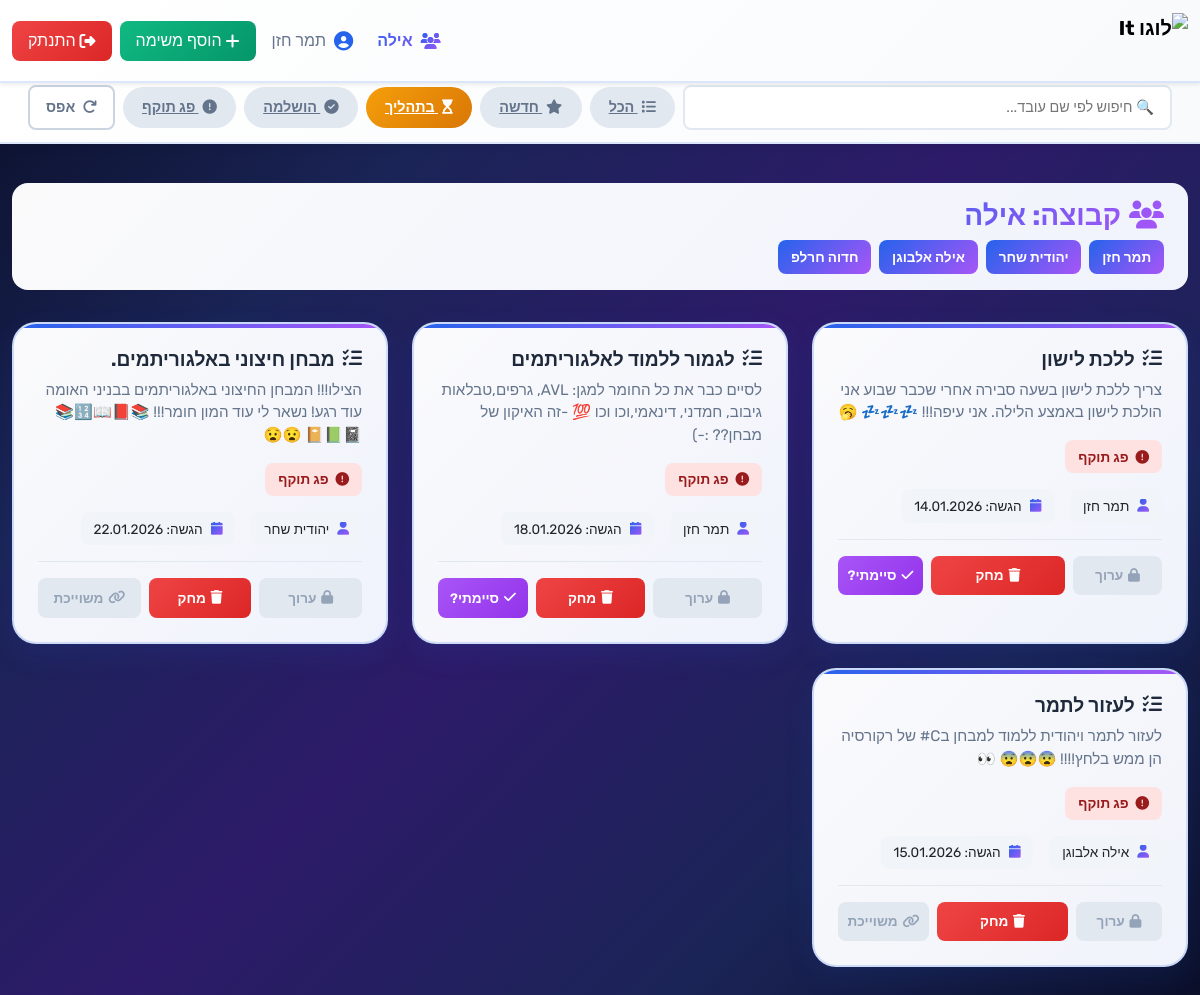
The app's page /DoIt/GetTasks/?status=ON_PROCESS (signed in) with its own data.
### App/models.py (models this page shows, shortened)
class User(AbstractUser):
    role = models.CharField(max_length=20, choices=[('Manager', 'Manager'), ('Team_Member', 'Team_Member')], null=True)
    team = models.ForeignKey("Team", on_delete=models.CASCADE, null=True)

class Team(models.Model):
    team_name = models.CharField(max_length=100, unique=True)

class Task(models.Model):
    name = models.CharField(max_length=100)
    description = models.TextField()
    end_date = models.DateField(validators=[end_date_validation])
    status = models.CharField(max_length=100, choices=[
            ("NEW_TASK", "New Task"),
            ("ON_PROCESS", "On Process"),
            ("DONE", "Completed"),
            ("EXPIRED", "Time Over")
    ], null=True, default='NEW')
    team = models.ForeignKey("Team", on_delete=models.CASCADE)
    owner = models.ForeignKey("User", on_delete=models.SET_NULL, null=True, blank=True)

### App/views.py (the view)
# urls.py: path("GetTasks/", views.get_tasks, name="get_tasks"),
@login_required()
def get_tasks(request):
    team = request.user.team
    tasks = Task.objects.filter(team=team)
    users = User.objects.filter(team=team)
    status_filter = request.GET.get('status')
    query = request.GET.get('q')
    if query:
        tasks = tasks.filter(
            Q(owner__first_name__icontains=query) |
            Q(owner__last_name__icontains=query)
        )
    if status_filter:
        tasks = tasks.filter(status=status_filter)
    now = timezone.now().date()
    for task in tasks:
        if task.end_date < now and task.status not in ['EXPIRED', 'DONE']:
            task.status = 'EXPIRED'
            task.save()
    context = {'tasks': tasks, 'team': team, 'users': users}
    return render(request, 'Task/GetTasks.html', context)

### templates/Task/GetTasks.html (shortened to what this page needs)
{% load static %}
<!DOCTYPE html>
<html lang="he" dir="rtl">
<head>
    <link rel="stylesheet" href="https://cdn.jsdelivr.net/npm/bootstrap@5.3.0/dist/css/bootstrap.rtl.min.css">
    <link rel="stylesheet" href="https://cdnjs.cloudflare.com/ajax/libs/font-awesome/6.4.0/css/all.min.css">
</head>
<body>
    {% include "component/Nav.html" %}
    <main class="container-fluid">
        <div class="page-header">
            <h1>
                רשימת המשימות
            </h1>
        </div>
        <div class="team-info">
            <div class="team-info-text">
                <h3><i class="fas fa-users me-2"></i>קבוצה: {{ team.team_name }}</h3>
                <div class="team-members">
                    {% for user in users %}
                        <span class="member-badge">{{ user.first_name }} {{ user.last_name }}</span>
                    {% endfor %}
                </div>
            </div>
        </div>
        {% if tasks %}
            <div class="tasks-container">
                {% for task in tasks %}
                    <div class="task-card">
                        <h4 class="task-title">
                            <i class="fas fa-tasks"></i>
                            {{ task.name }}
                        </h4>
                        {% if task.description %}
                            <p class="task-description">{{ task.description }}</p>
                        {% endif %}
                        <div class="task-status status-{{ task.status|lower }}">
                            {% if task.status == 'NEW_TASK' %}
                                <i class="fas fa-star me-1"></i> משימה חדשה
                            {% elif task.status == 'ON_PROCESS' %}
                                <i class="fas fa-hourglass-start me-1"></i> בתהליך
                            {% elif task.status == 'DONE' %}
                                <i class="fas fa-check-circle me-1"></i> הושלמה
                            {% elif task.status == 'EXPIRED' %}
                                <i class="fas fa-exclamation-circle me-1"></i> פג תוקף
                            {% endif %}
                        </div>
                        <div class="task-meta">
                            {% if task.owner %}
                                <div class="meta-item">
                                    <i class="fas fa-user"></i>
                                    {{ task.owner.first_name }} {{ task.owner.last_name }}
                                </div>
                            {% else %}
                                <div class="meta-item" style="background: #fef3c7; color: #92400e;">
                                    <i class="fas fa-user-slash"></i>
                                    <strong>לא משוייכת</strong>
                                </div>
                            {% endif %}
                            <div class="meta-item">
                                <i class="fas fa-calendar"></i>
                                הגשה: {{ task.end_date|date:"d.m.Y" }}
                            </div>
                        </div>
                        {% if user.role == 'Manager' %}
                            <div class="task-actions">
                                {% if task.status == 'NEW_TASK' %}
                                    <a href="{% url 'edit_task' task.id %}" class="btn-action btn-edit">
                                        <i class="fas fa-edit"></i> ערוך
                                    </a>
                                {% else %}
                                    <button class="btn-action" style="background: #e2e8f0; color: #94a3b8; cursor: not-allowed;" disabled title="{% if task.status == 'DONE' %}לא ניתן לערוך משימה שהושלמה{% else %}לא ניתן לערוך משימות שפג תוקפן{% endif %}">
                                        <i class="fas fa-lock"></i> ערוך
                                    </button>
                                {% endif %}
                                <form method="post" action="{% url 'delete_task' task.id %}" class="flex-grow-1" onsubmit="return confirm('האם אתה בטוח?');">
                                    <button type="submit" class="btn-action btn-delete" style="width: 100%;">
                                        <i class="fas fa-trash"></i> מחק
                                    </button>
                                </form>
                                {% if not task.owner and task.status != 'EXPIRED' %}
                                    <form method="post" action="{% url 'update_owner' task.id %}" class="flex-grow-1">
                                        {% csrf_token %}
                                        <select name="user_id" onchange="this.form.submit();" style="padding: 0.6rem; border-radius: 0.5rem; border: none; background: linear-gradient(135deg, #10b981, #059669); color: white; font-weight: 600; cursor: pointer;">
                                            <option value="" disabled selected>🔗 הקצה משימה</option>
                                            {% for u in users %}
                                                <option value="{{ u.id }}">{{ u.first_name }} {{ u.last_name }}</option>
                                            {% endfor %}
                                        </select>
                                    </form>
                                {% elif task.owner.id == user.id and task.status != 'DONE' %}
                                    <form method="post" action="{% url 'update_status' task.id %}" style="flex: 1;">
                                        <button type="submit" class="btn-action btn-complete" style="width: 100%;">
                                            <i class="fas fa-check"></i>סיימתי?
                                        </button>
                                {% elif task.owner.id == user.id and task.status == 'DONE' %}
                                    <div style="background: linear-gradient(135deg, #10b981, #059669); color: white; padding: 0.6rem; border-radius: 0.5rem; text-align: center; font-weight: 600; flex: 1;">
                                        <i class="fas fa-check-double"></i> הושלם
                                    </div>
                                {% else %}
                                    <button class="btn-action" style="width: 30%; background: #e2e8f0; color: #94a3b8; cursor: not-allowed;" disabled title="{% if task.owner %}משימה כבר משוייכת{% else %}לא ניתן להקצות משימות שפג תוקפן{% endif %}">
                                        <i class="fas fa-link"></i> משוייכת
                                    </button>
                                {% endif %}
                            </div>
                        {% endif %}
                    </div>
                {% endfor %}
            </div>
        {% endif %}
    </main>
</body>
</html>

### templates/component/Nav.html (shortened to what this page needs)
{% load static %}
<nav class="navbar navbar-expand-lg fixed-top navbar-light shadow-sm" style="background: linear-gradient(135deg, #ffffff 0%, #f8fafc 100%); border-bottom: 2px solid rgba(37, 99, 235, 0.15);">
  <div class="container-fluid">
    <a class="navbar-brand d-flex align-items-center fw-bold" href="{% url 'welcome' %}" style="text-decoration: none;">
      <img src="{% static 'My-App/images/DoIt.gif' %}?t={% now 'U' %}" alt="לוגו DoIt" height="55" class="me-2 logo-gif glow" style="max-width: 70px; animation: glow 2s ease-in-out infinite;">
    </a>
    <div class="collapse navbar-collapse" id="mainNavbar">
      <ul class="navbar-nav ms-auto mb-2 mb-lg-0">
        {% if user.is_authenticated %}
          <li class="nav-item me-2">
            <span class="nav-link d-flex align-items-center" style="background: linear-gradient(135deg, #2563eb 0%, #a855f7 100%); -webkit-background-clip: text; -webkit-text-fill-color: transparent; background-clip: text; font-weight: 700; animation: fadeIn 0.6s ease-out;">
              <i class="fas fa-users me-2" style="background: linear-gradient(135deg, #2563eb, #a855f7); -webkit-background-clip: text; -webkit-text-fill-color: transparent; background-clip: text;"></i>
              {{ user.team.team_name }}
            </span>
          </li>
          <li class="nav-item me-2">
            <span class="nav-link d-flex align-items-center" style="color: #64748b; animation: fadeIn 0.7s ease-out;">
              <i class="fas fa-user-circle me-2" style="color: #2563eb; font-size: 1.2rem;"></i>
              {{ user.first_name }} {{ user.last_name }}
            </span>
          </li>
          {% if user.role == 'Manager' %}
          <li class="nav-item me-2">
            <a class="nav-link d-flex align-items-center" href="{% url 'add_task' %}" style="background: linear-gradient(135deg, #10b981 0%, #059669 100%); color: white; border-radius: 0.5rem; padding: 0.5rem 1rem; transition: all 0.3s ease; animation: slideDown 0.6s ease-out;">
              <i class="fas fa-plus me-1"></i>
              <span>הוסף משימה</span>
            </a>
          </li>
          {% endif %}
          <li class="nav-item">
            <a class="nav-link d-flex align-items-center" href="{% url 'logout' %}" style="background: linear-gradient(135deg, #ef4444 0%, #dc2626 100%); color: white; border-radius: 0.5rem; padding: 0.5rem 1rem; transition: all 0.3s ease; animation: slideDown 0.7s ease-out;">
              <i class="fas fa-sign-out-alt me-1"></i>
              <span>התנתק</span>
            </a>
          </li>
        {% endif %}
      </ul>
    </div>
  </div>
</nav>
{% if user.is_authenticated and request.resolver_match.url_name == 'get_tasks' %}
<div class="filters-top-bar" style="background: linear-gradient(135deg, #ffffff 0%, #f8fafc 100%); border-bottom: 2px solid rgba(37, 99, 235, 0.15); padding: 0.75rem 1rem; position: sticky; top: 73px; z-index: 100; box-shadow: 0 2px 8px rgba(0, 0, 0, 0.08);">
  <div class="container-fluid">
    <form method="get" id="filterForm" class="d-flex align-items-center gap-2 flex-wrap">
      <div class="filter-search" style="flex: 1; min-width: 200px;">
        <input type="text" name="q" placeholder="🔍 חיפוש לפי שם עובד..." value="{{ request.GET.q }}"
          style="width: 100%; padding: 0.6rem 1rem; border: 2px solid #e2e8f0; border-radius: 0.5rem; font-size: 0.9rem; transition: all 0.3s ease;"
          onchange="this.form.submit();">
      </div>
      <div class="status-tabs" style="display: flex; gap: 0.5rem; flex-wrap: wrap;">
        <a href="{% url 'get_tasks' %}" class="tab-btn {% if not request.GET.status %}active{% endif %}"
          style="padding: 0.6rem 1.2rem; border-radius: 2rem; border: none; cursor: pointer; font-size: 0.9rem; font-weight: 600; transition: all 0.3s ease; background: {% if not request.GET.status %}linear-gradient(135deg, #2563eb, #3b82f6){% else %}#e2e8f0{% endif %}; color: {% if not request.GET.status %}white{% else %}#64748b{% endif %};">
          <i class="fas fa-list me-1"></i> הכל
        </a>
        <a href="{% url 'get_tasks' %}?status=NEW_TASK" class="tab-btn {% if request.GET.status == 'NEW_TASK' %}active{% endif %}"
          style="padding: 0.6rem 1.2rem; border-radius: 2rem; border: none; cursor: pointer; font-size: 0.9rem; font-weight: 600; transition: all 0.3s ease; background: {% if request.GET.status == 'NEW_TASK' %}linear-gradient(135deg, #3b82f6, #2563eb){% else %}#e2e8f0{% endif %}; color: {% if request.GET.status == 'NEW_TASK' %}white{% else %}#64748b{% endif %};">
          <i class="fas fa-star me-1"></i> חדשה
        </a>
        <a href="{% url 'get_tasks' %}?status=ON_PROCESS" class="tab-btn {% if request.GET.status == 'ON_PROCESS' %}active{% endif %}"
          style="padding: 0.6rem 1.2rem; border-radius: 2rem; border: none; cursor: pointer; font-size: 0.9rem; font-weight: 600; transition: all 0.3s ease; background: {% if request.GET.status == 'ON_PROCESS' %}linear-gradient(135deg, #f59e0b, #d97706){% else %}#e2e8f0{% endif %}; color: {% if request.GET.status == 'ON_PROCESS' %}white{% else %}#64748b{% endif %};">
          <i class="fas fa-hourglass-start me-1"></i> בתהליך
        </a>
        <a href="{% url 'get_tasks' %}?status=DONE" class="tab-btn {% if request.GET.status == 'DONE' %}active{% endif %}"
          style="padding: 0.6rem 1.2rem; border-radius: 2rem; border: none; cursor: pointer; font-size: 0.9rem; font-weight: 600; transition: all 0.3s ease; background: {% if request.GET.status == 'DONE' %}linear-gradient(135deg, #10b981, #059669){% else %}#e2e8f0{% endif %}; color: {% if request.GET.status == 'DONE' %}white{% else %}#64748b{% endif %};">
          <i class="fas fa-check-circle me-1"></i> הושלמה
        </a>
        <a href="{% url 'get_tasks' %}?status=EXPIRED" class="tab-btn {% if request.GET.status == 'EXPIRED' %}active{% endif %}"
          style="padding: 0.6rem 1.2rem; border-radius: 2rem; border: none; cursor: pointer; font-size: 0.9rem; font-weight: 600; transition: all 0.3s ease; background: {% if request.GET.status == 'EXPIRED' %}linear-gradient(135deg, #ef4444, #dc2626){% else %}#e2e8f0{% endif %}; color: {% if request.GET.status == 'EXPIRED' %}white{% else %}#64748b{% endif %};">
          <i class="fas fa-exclamation-circle me-1"></i> פג תוקף
        </a>
      </div>
      {% if request.GET.q or request.GET.status %}
      <a href="{% url 'get_tasks' %}" class="reset-btn"
        style="padding: 0.6rem 1rem; border-radius: 0.5rem; border: 2px solid #cbd5e1; background: white; color: #64748b; text-decoration: none; font-weight: 600; font-size: 0.9rem; cursor: pointer; transition: all 0.3s ease;">
        <i class="fas fa-redo me-1"></i> אפס
      </a>
      {% endif %}
    </form>
  </div>
</div>
{% endif %}

### records on screen
User: team.team_name "אילה", first_name "תמר", last_name "חזן"
Team: team_name "אילה"
User: first_name "יהודית", last_name "שחר"
User: first_name "אילה", last_name "אלבוגן"
User: first_name "חדוה", last_name "חרלפ"
Task: name "ללכת לישון", description "צריך ללכת לישון בשעה סבירה אחרי שכבר שבוע אני הולכת לישון באמצע הלילה. אני עיפה!!! 💤💤💤 🥱", status "ON_PROCESS" (drawn), owner.first_name "תמר", owner.last_name "חזן", end_date "14.01.2026"
Task: name "לגמור ללמוד לאלגוריתמים", description "לסיים כבר את כל החומר למגן: AVL, גרפים,טבלאות גיבוב, חמדני, דינאמי,וכו וכו 💯 -זה האיקון של מבחן?? :-)", status "ON_PROCESS" (drawn), owner.first_name "תמר", owner.last_name "חזן", end_date "18.01.2026"
Task: name "מבחן חיצוני באלגוריתמים.", description "הצילו!!! המבחן החיצוני באלגוריתמים בבניני האומה עוד רגע! נשאר לי עוד המון חומר!!! 📚📕📖🔢📚📓📗📔 😧😧", status "ON_PROCESS" (drawn), owner.first_name "יהודית", owner.last_name "שחר", end_date "22.01.2026", shows "משוייכת"
Task: name "לעזור לתמר", description "לעזור לתמר ויהודית ללמוד למבחן בC# של רקורסיה הן ממש בלחץ!!!! 😨😨😨 👀", status "ON_PROCESS" (drawn), owner.first_name "אילה", owner.last_name "אלבוגן", end_date "15.01.2026", shows "משוייכת"
